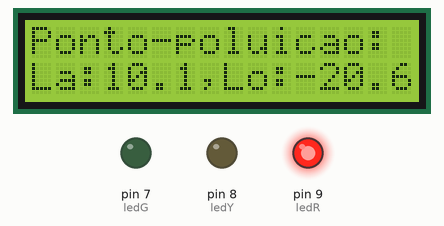
Simulated run of this sketch. Board: Arduino Uno, built with avr-gcc and run on an emulated ATmega328P. Shown: 16×2 character LCD, output pins drawn as LEDs (lit = HIGH). What the sketch prints to the serial monitor is not drawn.

Above: at 0.1 s.
At 5.1 s:
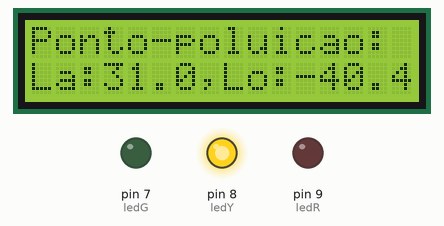
At 10.1 s:
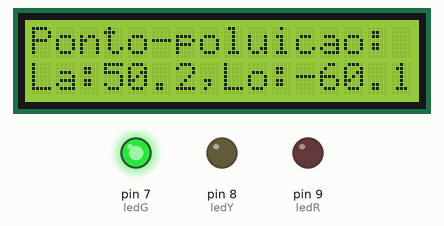
Timing chart, 0 to 126.8 s (numbered marks = the images above):
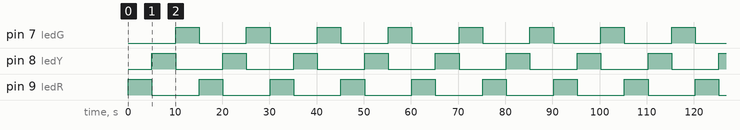

Measured:
- by itself, pin 7 (ledG), pin 8 (ledY), pin 9 (ledR): alternates HIGH for 5.0 s and LOW for 10.0 s
- by itself, everything shown: repeats every 15.0 s, in 3 steps
- what the display in image 1 shows lasts 5.0 s, from 5.1 s to 10.1 s

The sketch:

sketch_jun4a.ino
```cpp
#include <LiquidCrystal.h>

int ledR = 9;
int ledY = 8;
int ledG = 7;

// Definindo uma estrutura para representar um ponto de poluição
struct PollutionPoint {
    double latitude;
    double longitude;
    String description;
};

// Simulando o monitoramento de poluição e detecção de pontos de poluição
PollutionPoint pollutionPoints[] = {
    {10.1234, -20.5678, "Plastico flutuante"},
    {30.9876, -40.4321, "Oleo derramado"},
    {50.2468, -60.1357, "Residuos industriais"}
};

// Inicializa o display LCD
LiquidCrystal lcd(12, 11, 10, 6, 5, 4, 3);

void setup() {
    // Iniciar a comunicação serial
    Serial.begin(9600);
    while (!Serial) {
        ; // aguardar a conexão da porta serial. Necessário apenas para a porta USB nativa
    }

    // Inicializa o display LCD com 16 colunas e 2 linhas
    lcd.begin(16, 2);

    // Imprime um texto inicial no LCD
    lcd.setCursor(0, 0);
    lcd.print("Inicializando...");

    // Configura os pinos dos LEDs como saída
    pinMode(ledR, OUTPUT);
    pinMode(ledY, OUTPUT);
    pinMode(ledG, OUTPUT);
}

void loop() {
    for (int i = 0; i < 3; i++) {
        // Limpa o display LCD
        lcd.clear();

        // Exibir os pontos de poluição detectados no display LCD
        lcd.setCursor(0, 0);
        lcd.print("Ponto-poluicao:");
        lcd.setCursor(0, 1);
        lcd.print("La:");
        lcd.print(pollutionPoints[i].latitude, 1);
        lcd.print(",Lo:");
        lcd.print(pollutionPoints[i].longitude, 1);

        // Imprime as informações dos pontos de poluição no monitor serial
        Serial.print("Ponto-poluicao:");
        Serial.print("Lat:");
        Serial.print(pollutionPoints[i].latitude, 6);
        Serial.print(",Long:");
        Serial.println(pollutionPoints[i].longitude, 6);

        // Acende o LED correspondente ao ponto de poluição
        digitalWrite(ledR, i == 0 ? HIGH : LOW);
        digitalWrite(ledY, i == 1 ? HIGH : LOW);
        digitalWrite(ledG, i == 2 ? HIGH : LOW);

        // Aguarda um pouco antes de imprimir o próximo ponto
        delay(5000); // Aguardar por 5 segundos
    }
}
```
